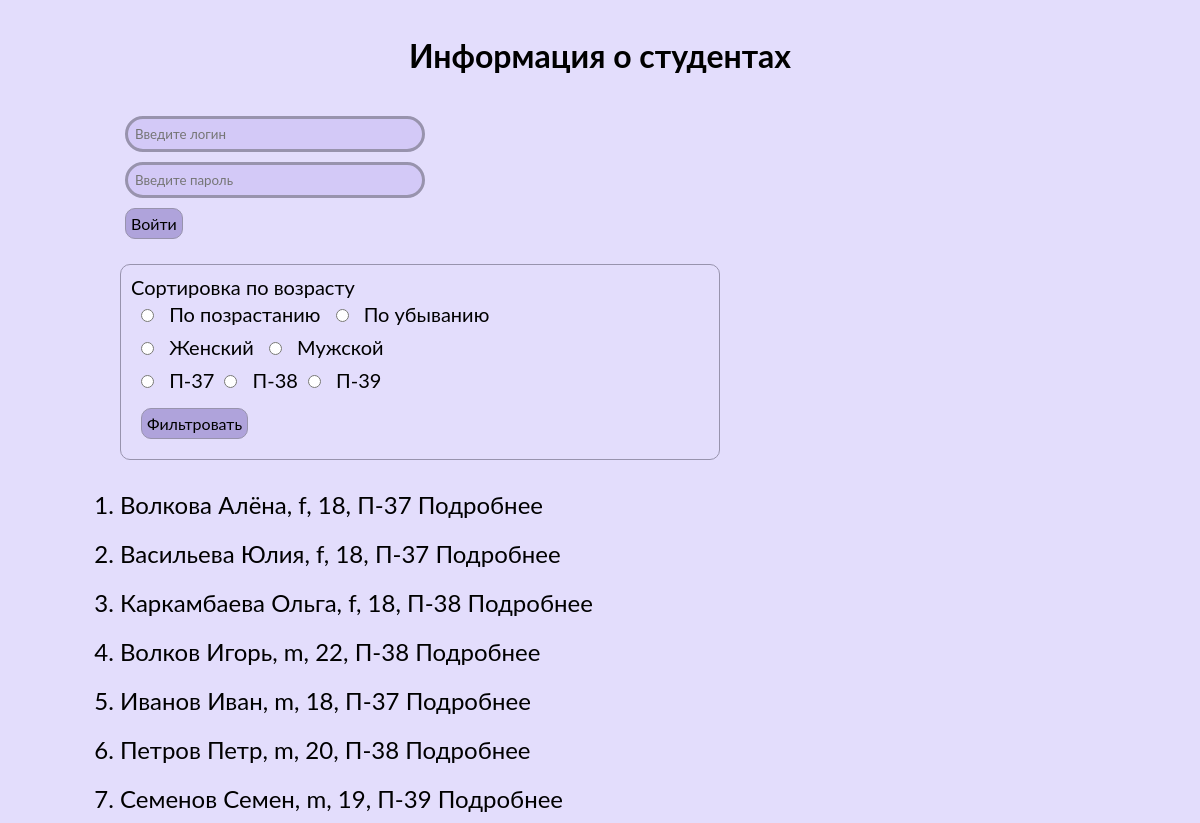
Before: / with the older database file.
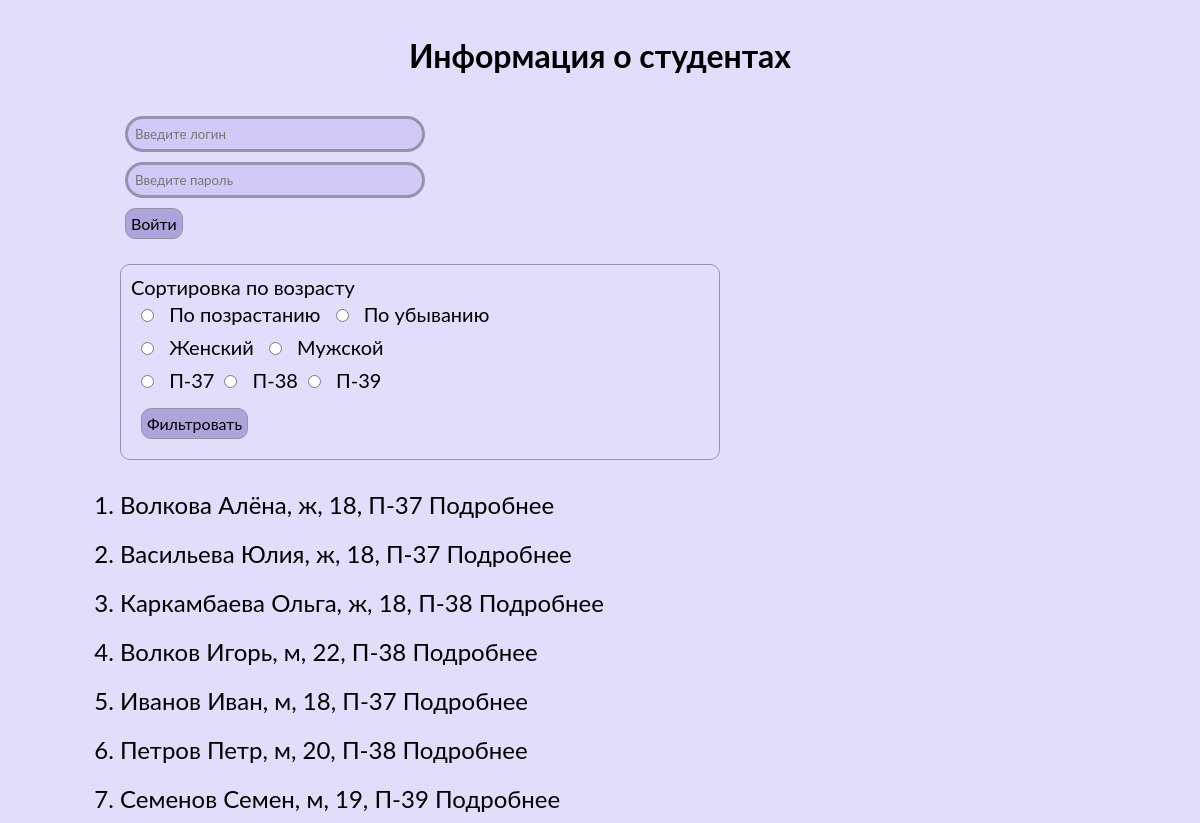
After: the same page with the newer database file.
### tables this page shows
CREATE TABLE `groups` (
  `id_group` int(11) NOT NULL,
  `group_name` varchar(10) NOT NULL
);

CREATE TABLE `students` (
  `id_student` int(11) NOT NULL,
  `s_fname` varchar(50) NOT NULL,
  `s_lname` varchar(50) NOT NULL,
  `login` varchar(30) NOT NULL,
  `pass` varchar(256) NOT NULL,
  `gender` enum('м','ж') NOT NULL,
  `id_group` int(11) NOT NULL,
  `s_age` int(11) DEFAULT NULL,
  `path` varchar(255) NOT NULL
);

### api/core.php (called while the page is built, shortened)
<?php
abstract class ACore {
    public function __construct() {
        $this -> connect = new mysqli(HOST, USER, PASS, DB);
    }
    public function get_body() {
        include("templates/index.php");
    }
}

### api/main.php (called while the page is built)
<?php
class Main extends ACore {
    public function get_content() {
        include("api/modules/mod_auth.php");
        include("api/modules/mod_list.php");
    }
}

### api/modules/mod_list.php (the view, shortened to what this page needs)
<form action="./" method="POST" class="form">
    <p>Сортировка по возрасту</p>
    <input type="radio" name="sort" id="sort-asc" value="asc">
    <label for="sort-asc">По позрастанию</label>
    <input type="radio" name="sort" id="sort-desc" value="desc">
    <label for="sort-desc">По убыванию</label><br>
    <input type="radio" name="filter" id="filter-asc" value="f">
    <label for="filter-asc">Женский</label>
    <input type="radio" name="filter" id="filter-desc" value="m">
    <label for="filter-desc">Мужской</label><br>
    <?php
        $resGroup = $this -> connect -> query("SELECT * FROM groups");
        foreach ($resGroup as $groupRow) {
            echo "<input type='radio' name='group' id='$groupRow[group_name]' value='$groupRow[id_group]'>
            <label for='$groupRow[group_name]'>$groupRow[group_name]</label>";
        }
    ?>
    <br><input type="submit" value="Фильтровать" class='form__btn'>
</form>
<?php
$extra_sql = " ";
$result1 = $this -> connect -> query("SELECT * FROM `students`, `groups` WHERE students.id_group = groups.id_group".$extra_sql);
foreach ($result1 as $myrow) {
    echo "<li class='student__item'>
        $myrow[s_lname] $myrow[s_fname], $myrow[gender], $myrow[s_age], $myrow[group_name]
        <a href='?option=details&id=$myrow[id_student]'>Подробнее</a>
        </li>";
}

### index.php (shortened to what this page needs)
<?php
require_once("api/core.php");
if (isset($_GET['option'])) {
    $class = trim(stripslashes(htmlspecialchars($_GET['option'])));
}
elseif (isset($_POST['option'])) {
    $class = trim(stripslashes(htmlspecialchars($_POST['option'])));
}
else {
    $class = 'main';
}
if (file_exists("api/".$class.".php")) {
    if(class_exists($class)) {
        $obj = new $class;
        $obj -> get_body();
    } else {
        exit("<p>Не верные данные входа</p>");
    }
} else {
    exit("<p>Не правильный адрес</p>");
}

### templates/index.php (shortened to what this page needs)
<!DOCTYPE html>
<html lang="en">
<head>
    <link rel="stylesheet" href="styles/style.css">
</head>
<body>
    <h1 class="student__title">Информация о студентах</h1>
    <ol class="student__items">
        <?php
            $this -> get_content();
        ?>
    </ol>
</body>
</html>

### api/modules/mod_auth.php (shortened to what this page needs)
<?php
if(isset($_SESSION['login'])) {
    $login = $_SESSION['login'];
    echo "<p>Профиль: $login</p>
    <a href='?exit=true'>Выйти</a>";
} else {
    echo "<form action='./' method='POST'>
    <input type='text' name='login' class='form__input' placeholder='Введите логин' required><br>
    <input type='password' name='pass' class='form__input' placeholder='Введите пароль' required><br>
    <input type='submit' value='Войти' class='form__btn'>
</form>";
}

### styles/style.css (style rules this page uses)
* { font-family: 'Lato', sans-serif; margin: 0; padding: 0; box-sizing: border-box; }
ul, li, dl { margin: 0; padding: 0; }
h1, h2, h3, h4, h5, h6 { margin: 0; }
a { text-decoration: none; color: inherit; display: inline-block; }
p { margin: 0; padding: 0; }
body { background-color: #e3ddfc; }
.student__title { margin: 3% 0; text-align: center; }
.student__items { font-size: 24px; margin: 0 10%; }
.student__item { padding: 10px 0; }
.form { border: 1px solid #9893ad; border-radius: 10px; max-width: 600px; font-size: 20px; margin: 20px 0; padding: 10px; }
.form input { margin: 10px; }
.form__btn { background-color: #afa3db; border: 1px solid #9893ad; border-radius: 10px; font-size: 16px; padding: 5px; margin: 5px; }
.form__input { width: 300px; padding: 7px; background: inherit; border: 3px solid #9893ad; background-color: #d3c9f7; border-radius: 20px; margin: 5px; }

Changed rows visible on the page:
changed students "Волкова": gender "f" → "ж"
changed students "Васильева": gender "f" → "ж"
changed students "Каркамбаева": gender "f" → "ж"
changed students "Волков": gender "m" → "м"
changed students "Иванов": gender "m" → "м"
changed students "Петров": gender "m" → "м"
changed students "Семенов": gender "m" → "м"
